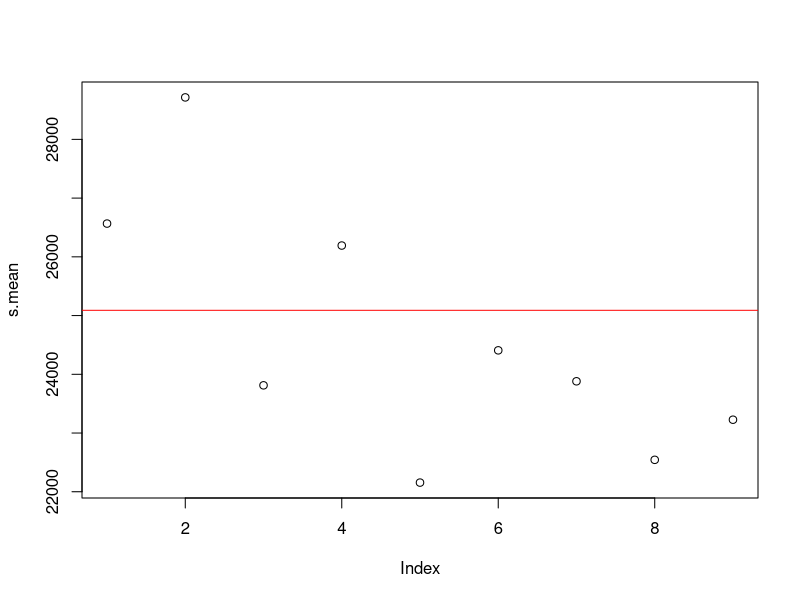
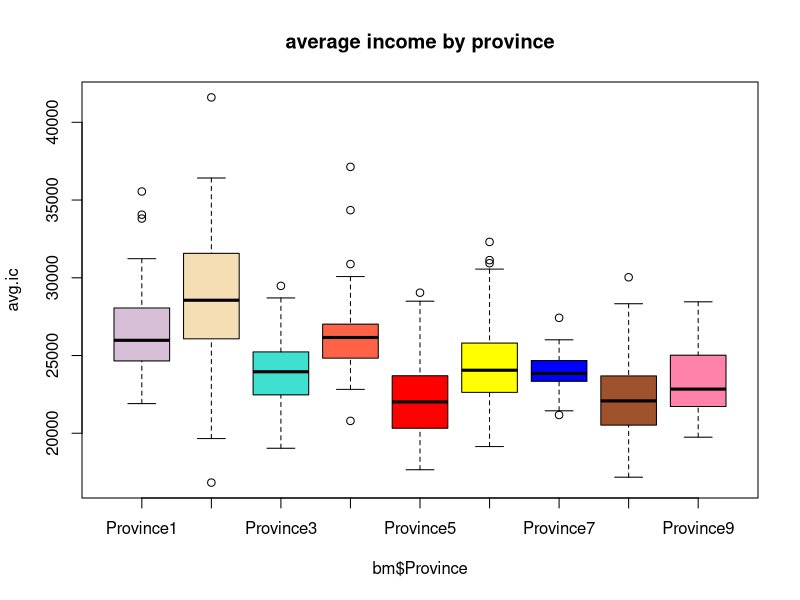
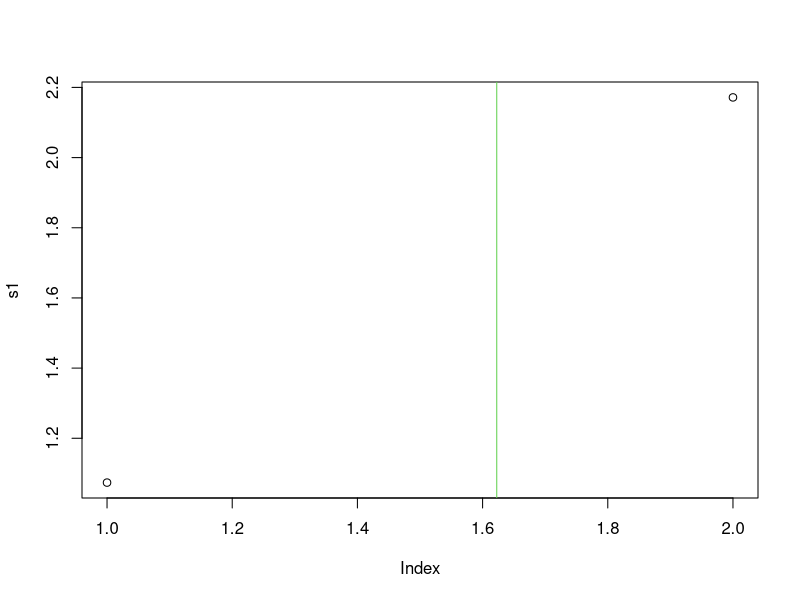
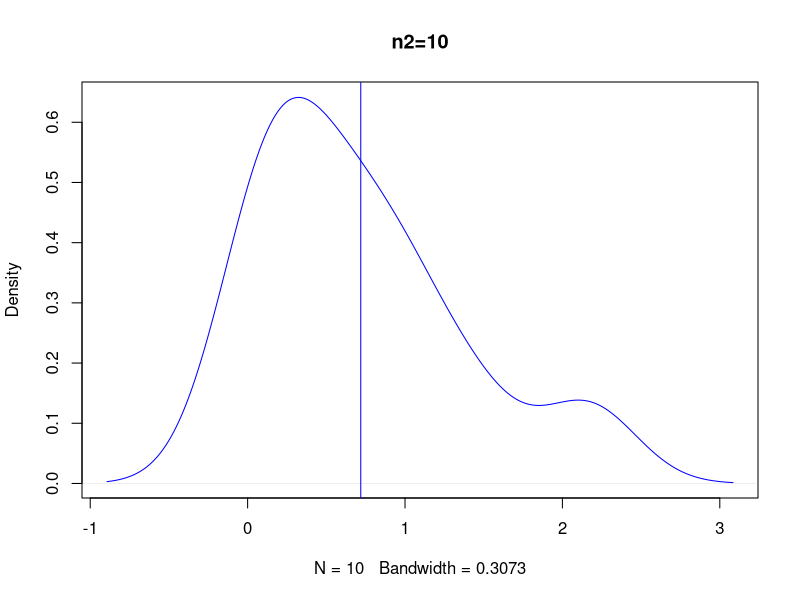
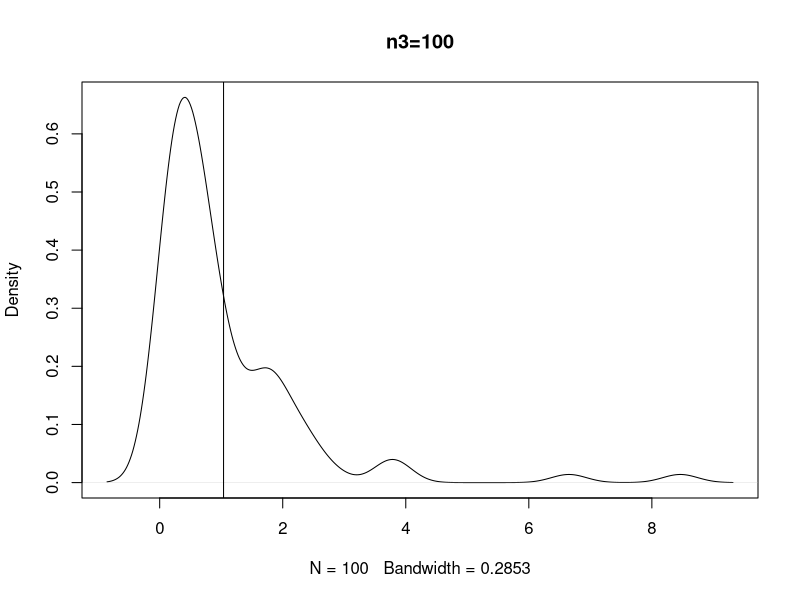

Recreate these plots in R, in order.
#################################
## Setting the Directory ########
#################################

path <- "G:/Sand_Summerschool/Excersises/"
setwd(path)

#########################
## Excersise 1###########
#########################
?rexp
N <- 1000
set.seed(42)
num <- rexp(N)

n1 <-2
n2 <- 10
n3 <- 100

set.seed(42)
s1 <- sample(num,n1)
s2 <- sample(num,n2)
s3 <- sample(num,n3)

pdf("density2.pdf")
par(mfrow=c(1,1))



plot(s1)
abline(v=mean(s1),col=3)

plot(density(s2),type="l",col="blue",main="n2=10")
abline(v=mean(s2),col="blue")

plot(density(s3),main="n3=100")
abline(v=mean(s3))
dev.off()





#########################
## Excersise 2###########
#########################

library(sampling)
data("belgianmunicipalities")
bm <- belgianmunicipalities

str(bm)

## Mean and Variance of bm

mean(bm$averageincome)

var(bm$averageincome) # Wrong! -> see variance decomp.

## by Province

s.mean <- vector()

s.mean[1] <- mean(bm$averageincome[bm$Province==1])
s.mean[2] <- mean(bm$averageincome[bm$Province==2])
s.mean[3] <- mean(bm$averageincome[bm$Province==3])
s.mean[4] <- mean(bm$averageincome[bm$Province==4])
s.mean[5] <- mean(bm$averageincome[bm$Province==5])
s.mean[6] <- mean(bm$averageincome[bm$Province==6])
s.mean[7] <- mean(bm$averageincome[bm$Province==7])
s.mean[8] <- mean(bm$averageincome[bm$Province==8])
s.mean[9] <- mean(bm$averageincome[bm$Province==9])


plot(s.mean)
abline(h=mean(bm$averageincome),col = "red")


mean(bm$averageincome)
mean(s.mean) # -> unequal!!!!!!!!!


pj <- vector()
pj[1] <- nrow(bm[bm$Province==1,])/nrow(bm)
pj[2] <- nrow(bm[bm$Province==2,])/nrow(bm)
pj[3] <- nrow(bm[bm$Province==3,])/nrow(bm)
pj[4] <- nrow(bm[bm$Province==4,])/nrow(bm)
pj[5] <- nrow(bm[bm$Province==5,])/nrow(bm)
pj[6] <- nrow(bm[bm$Province==6,])/nrow(bm)
pj[7] <- nrow(bm[bm$Province==7,])/nrow(bm)
pj[8] <- nrow(bm[bm$Province==8,])/nrow(bm)
pj[9] <- nrow(bm[bm$Province==9,])/nrow(bm)

sum(s.mean*pj)

## Or by a Loop

s.mean1<-vector()

for(i in 1:9){
  s.mean1[i] <- mean(bm$averageincome[bm$Province==i])
}


pj1 <- vector()
for(i in 1:9){
  pj1[i] <- nrow(bm[bm$Province==i,])/nrow(bm)
}
pj2 <-prop.table(table(bm$Province))

sum(s.mean1*pj1)


#### Boxplot

boxplot(bm$averageincome~bm$Province,
        col = c("thistle","wheat","turquoise",
                "tomato","red","yellow","blue",
                "sienna","palevioletred1"),
        names = c("Province1","Province2",
                  "Province3","Province4",
                  "Province5","Province6",
                  "Province7","Province8",
                  "Province9"),
        ylab = "avg.ic",
        main = "average income by province")

####Variance Decomposition


s.var <- vector()

for(i in 1:9){
  Nh <- length(bm$averageincome[bm$Province==i])
  s.var[i] <- var(bm$averageincome[bm$Province==i])*
    (Nh-1)/Nh
}
# -> var() is the sample variance, 
# but: s^2.w = 1/n_j*sum_{j=1}^{n_j} (x_j-mean(x_j))^2



s2.w <- sum(s.var*pj)

x.bw <- (s.mean-sum(s.mean*pj))^2*pj
s2.b <- sum(x.bw)



s2.bm <- s2.w + s2.b
s2.bm

## Alternative

v2 <- anova(lm(bm$averageincome~bm$Province))
s3 <- sum(v2[,2]/nrow(bm))

var(bm$averageincome)
## unequal!!! Variance of pop: 1/N sum_{i=1}^{N}(x_i-mu)^2

v.bm.true <- var(bm$averageincome)*(nrow(bm)-1)/nrow(bm)
v.bm.true
